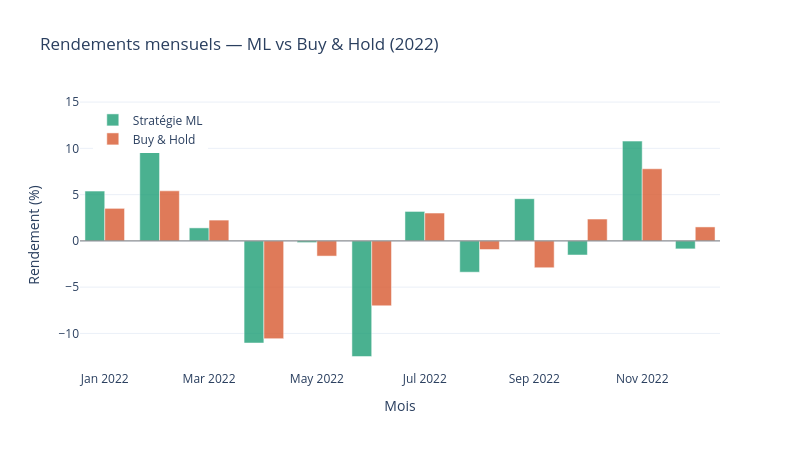

Notebook code for this chart:
### Code cell
fig = go.Figure()

fig.add_trace(go.Bar(
    x=results["month"],
    y=results["ml_return"] * 100,
    name="Stratégie ML",
    marker_color="#1D9E75",
    opacity=0.8
))

fig.add_trace(go.Bar(
    x=results["month"],
    y=results["bh_return"] * 100,
    name="Buy & Hold",
    marker_color="#D85A30",
    opacity=0.8
))

fig.add_hline(
    y=0, line_color="gray", line_width=1
)

fig.update_layout(
    title="Rendements mensuels — ML vs Buy & Hold (2022)",
    xaxis_title="Mois",
    yaxis_title="Rendement (%)",
    template="plotly_white",
    barmode="group",
    width=800, height=450,
    legend=dict(x=0.02, y=0.98)
)

fig.show()

fig.write_html("../results/figures/04_rendements_mensuels.html")
fig.write_image("../results/figures/04_rendements_mensuels.png")

### Figure 1 — Plotly figure (JSON) as saved in the notebook; plotly's stock layout.template omitted (floating-point values rounded to 4 significant figures)
{"data": [{"marker": {"color": "#1D9E75"}, "name": "Stratégie ML", "opacity": 0.8, "type": "bar", "x": ["2022-01", "2022-02", "2022-03", "2022-04", "2022-05", "2022-06", "2022-07", "2022-08", "2022-09", "2022-10", "2022-11", "2022-12"], "y": [5.381, 13.77, 1.406, -11.04, -0.1841, -12.49, 3.184, -3.384, 4.561, -1.525, 10.78, -0.8653]}, {"marker": {"color": "#D85A30"}, "name": "Buy & Hold", "opacity": 0.8, "type": "bar", "x": ["2022-01", "2022-02", "2022-03", "2022-04", "2022-05", "2022-06", "2022-07", "2022-08", "2022-09", "2022-10", "2022-11", "2022-12"], "y": [3.516, 5.409, 2.248, -10.57, -1.643, -7.017, 3.011, -0.9334, -2.903, 2.362, 7.794, 1.51]}], "layout": {"barmode": "group", "height": 450, "legend": {"x": 0.02, "y": 0.98}, "shapes": [{"line": {"color": "gray", "width": 1}, "type": "line", "x0": 0, "x1": 1, "xref": "x domain", "y0": 0, "y1": 0, "yref": "y"}], "title": {"text": "Rendements mensuels — ML vs Buy & Hold (2022)"}, "width": 800, "xaxis": {"title": {"text": "Mois"}}, "yaxis": {"title": {"text": "Rendement (%)"}}}}
